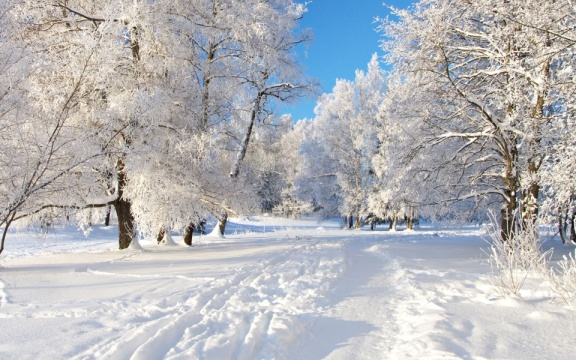
#> input picture 2lab/images/winter_small.jpg, 576 x 360 px, found by its file name
$ python polynomial_transform.py
#> lines starting #> are read from the running program, lines starting #| are printed output that depends on the picture; after the words box and inside, x2 and y2 are one past the last pixel; in counts of white or black regions, pixels touching at a corner belong together
import cv2 as cv
import numpy as np

img_path = "C:/denFiles/git/technical-vision/2lab/images/"
img = cv.imread(img_path + "winter_small.jpg", cv.IMREAD_GRAYSCALE)
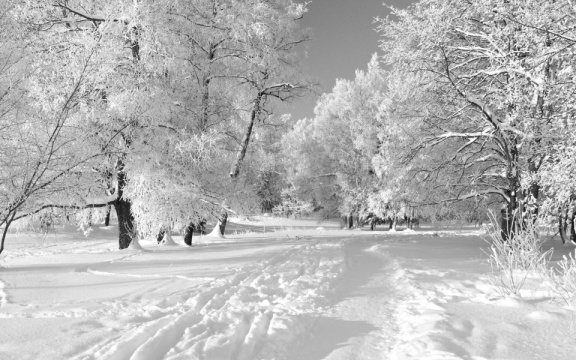
#> img: shape (360, 576); min 13, max 255, mean 180.9
n_rows, n_cols = img.shape[:2]
#> n_rows = 360; n_cols = 576

# Set the transformation matrix
T = np.float32([[0, 0], [0.7, 0], [0, 0.9], [0.00001, 0], [0.002, 0], [0.001, 0]])

# Create grid corresponding to our pixels
x, y = np.meshgrid(np.arange(n_cols), np.arange(n_rows))

# Calculate all new X and Y coordinates
x_new = np.round(T[0, 0] + x * T[1, 0] + y * T[2, 0] + x * x * T[3, 0] + x * y * T[4, 0] + y * y * T[5, 0]).astype(
    np.float32)
y_new = np.round(T[0, 1] + x * T[1, 1] + y * T[2, 1] + x * x * T[3, 1] + x * y * T[4, 1] + y * y * T[5, 1]).astype(
    np.float32)

# Calculate mask for valid indices
mask = np.logical_and(np.logical_and(x_new >= 0, x_new < n_cols), np.logical_and(y_new >= 0, y_new < n_rows))

# Apply reindexing
polyn_img = np.zeros_like(img)
polyn_img[y_new[mask].astype(int), x_new[mask].astype(int)] = img[y[mask], x[mask]]
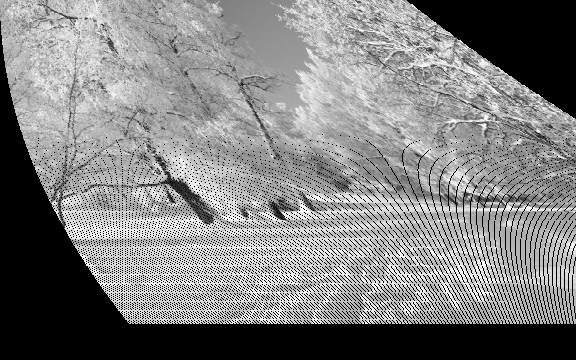
#> polyn_img: shape (360, 576); min 0, max 255, mean 127.6

# Find undefined pixels and borders of new image
undef_all = np.zeros_like(img)
borders = np.zeros_like(img)
undef_inner = np.zeros_like(img)
undef_all[y_new[mask].astype(int), x_new[mask].astype(int)] = 255  # Undefined pixels corresponds to the black
for i in range(n_rows):
    def_pixels = np.argwhere(undef_all[i, :] == 255)
    if def_pixels.size > 2:
        img_start = np.squeeze(def_pixels[0])
        img_end = np.squeeze(def_pixels[-1])
        borders[i, [img_start, img_end]] = 255
        row_undef_pix = np.argwhere(undef_all[i, img_start:img_end] == 0)
        undef_inner[i, row_undef_pix + img_start] = 255
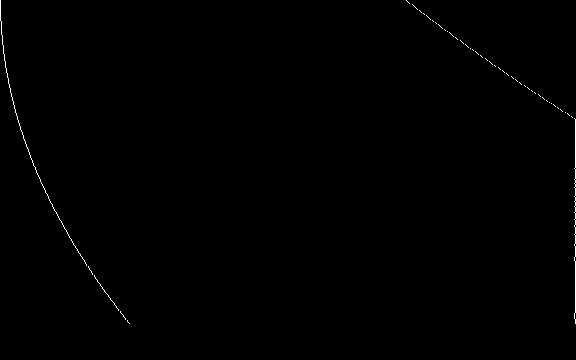
#> borders: shape (360, 576); 0.31% white in thin lines or dots
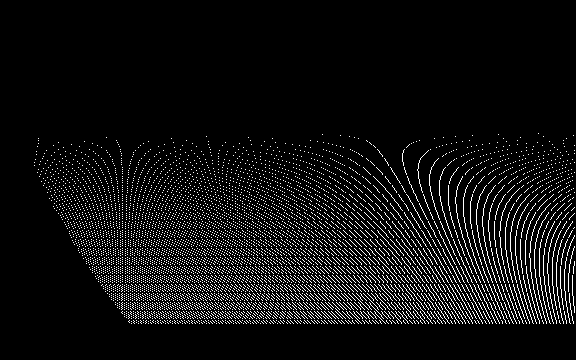
#> undef_inner: shape (360, 576); 6.8% white in thin lines or dots, all inside (x1, y1, x2, y2) = (34, 133, 575, 324)

# Apply interpolation
undef_inner_arr = np.argwhere(undef_inner == 255)  # An array containing inner undefined pixels
for undef_p in undef_inner_arr:
    intensities = []
    # Construct 5x5 punctured area
    area = np.array([[undef_p[0] - 2, undef_p[1] - 2], [undef_p[0] - 2, undef_p[1] - 1], [undef_p[0] - 2, undef_p[1]], [undef_p[0] - 2, undef_p[1] + 1], [undef_p[0] - 2, undef_p[1] + 2],
                     [undef_p[0] - 1, undef_p[1] - 2], [undef_p[0] - 1, undef_p[1] - 1], [undef_p[0] - 1, undef_p[1]], [undef_p[0] - 1, undef_p[1] + 1], [undef_p[0] - 1, undef_p[1] + 2],
                     [undef_p[0], undef_p[1] - 2], [undef_p[0], undef_p[1] - 1], [undef_p[0], undef_p[1] + 1], [undef_p[0], undef_p[1] + 2],
                     [undef_p[0] + 1, undef_p[1] - 2], [undef_p[0] + 1, undef_p[1] - 1], [undef_p[0] + 1, undef_p[1]], [undef_p[0] + 1, undef_p[1] + 1], [undef_p[0] + 1, undef_p[1] + 2],
                     [undef_p[0] + 2, undef_p[1] - 2], [undef_p[0] + 2, undef_p[1] - 1], [undef_p[0] + 2, undef_p[1]], [undef_p[0] + 2, undef_p[1] + 1], [undef_p[0] + 2, undef_p[1] + 2]])
    # Find the area average intensities of the defined pixels
    for p in area:
        if (p[0] >= 0) and (p[0] < n_rows) and (p[1] >= 0) and (p[1] < n_cols) and (undef_all[p[0], p[1]] == 255):
            intensities.append(polyn_img[p[0], p[1]])
    polyn_img[undef_p[0], undef_p[1]] = int(np.mean(intensities))  # Assign the found intensity
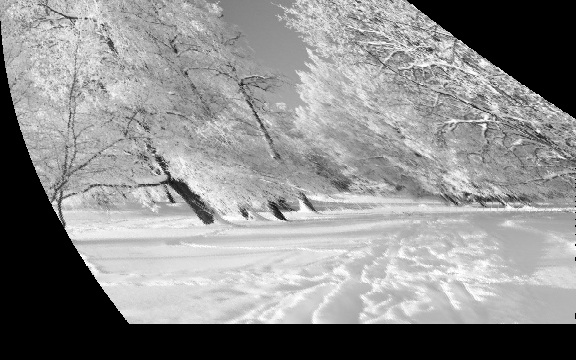
#> polyn_img: shape (360, 576); 6.84% of pixels changed, all inside (x1, y1, x2, y2) = (34, 133, 575, 324)

# [7 lines of commented-out code are left out]

cv.imwrite(img_path + "polyn_winter_manual.jpg", polyn_img)
cv.imshow("Polynomial transform", polyn_img)
cv.waitKey(0)
cv.destroyAllWindows()
